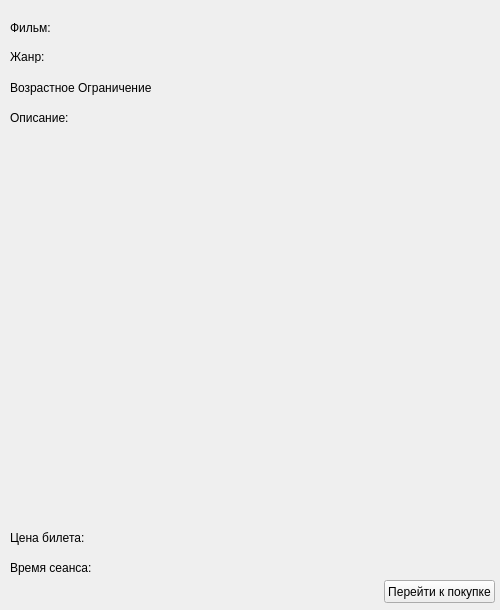
<?xml version="1.0" encoding="UTF-8"?>
<ui version="4.0">
 <class>Form</class>
 <widget class="QWidget" name="Form">
  <property name="geometry">
   <rect>
    <x>0</x>
    <y>0</y>
    <width>500</width>
    <height>610</height>
   </rect>
  </property>
  <property name="windowTitle">
   <string>Form</string>
  </property>
  <widget class="QLabel" name="label">
   <property name="geometry">
    <rect>
     <x>10</x>
     <y>20</y>
     <width>81</width>
     <height>16</height>
    </rect>
   </property>
   <property name="text">
    <string>Фильм:</string>
   </property>
  </widget>
  <widget class="QLabel" name="label_2">
   <property name="geometry">
    <rect>
     <x>10</x>
     <y>560</y>
     <width>81</width>
     <height>16</height>
    </rect>
   </property>
   <property name="text">
    <string>Время сеанса:</string>
   </property>
  </widget>
  <widget class="QLabel" name="label_3">
   <property name="geometry">
    <rect>
     <x>10</x>
     <y>80</y>
     <width>141</width>
     <height>16</height>
    </rect>
   </property>
   <property name="text">
    <string>Возрастное Ограничение:</string>
   </property>
  </widget>
  <widget class="QLabel" name="label_4">
   <property name="geometry">
    <rect>
     <x>10</x>
     <y>530</y>
     <width>131</width>
     <height>16</height>
    </rect>
   </property>
   <property name="text">
    <string>Цена билета:</string>
   </property>
  </widget>
  <widget class="QLabel" name="label_5">
   <property name="geometry">
    <rect>
     <x>10</x>
     <y>50</y>
     <width>47</width>
     <height>13</height>
    </rect>
   </property>
   <property name="text">
    <string>Жанр:</string>
   </property>
  </widget>
  <widget class="QLabel" name="label_6">
   <property name="geometry">
    <rect>
     <x>10</x>
     <y>110</y>
     <width>131</width>
     <height>16</height>
    </rect>
   </property>
   <property name="text">
    <string>Описание:</string>
   </property>
  </widget>
  <widget class="QPushButton" name="purchase_button">
   <property name="geometry">
    <rect>
     <x>384</x>
     <y>580</y>
     <width>111</width>
     <height>23</height>
    </rect>
   </property>
   <property name="text">
    <string>Перейти к покупке</string>
   </property>
  </widget>
  <widget class="QLabel" name="name_label">
   <property name="geometry">
    <rect>
     <x>190</x>
     <y>20</y>
     <width>301</width>
     <height>16</height>
    </rect>
   </property>
   <property name="text">
    <string/>
   </property>
  </widget>
  <widget class="QLabel" name="genre_label">
   <property name="geometry">
    <rect>
     <x>190</x>
     <y>50</y>
     <width>301</width>
     <height>16</height>
    </rect>
   </property>
   <property name="text">
    <string/>
   </property>
  </widget>
  <widget class="QLabel" name="age_limit_label">
   <property name="geometry">
    <rect>
     <x>190</x>
     <y>80</y>
     <width>301</width>
     <height>16</height>
    </rect>
   </property>
   <property name="text">
    <string/>
   </property>
  </widget>
  <widget class="QLabel" name="description_label">
   <property name="geometry">
    <rect>
     <x>190</x>
     <y>110</y>
     <width>301</width>
     <height>371</height>
    </rect>
   </property>
   <property name="text">
    <string/>
   </property>
  </widget>
  <widget class="QLabel" name="price_label">
   <property name="geometry">
    <rect>
     <x>190</x>
     <y>530</y>
     <width>301</width>
     <height>16</height>
    </rect>
   </property>
   <property name="text">
    <string/>
   </property>
  </widget>
  <widget class="QLabel" name="time_label">
   <property name="geometry">
    <rect>
     <x>190</x>
     <y>560</y>
     <width>301</width>
     <height>16</height>
    </rect>
   </property>
   <property name="text">
    <string/>
   </property>
  </widget>
 </widget>
 <resources/>
 <connections/>
</ui>
